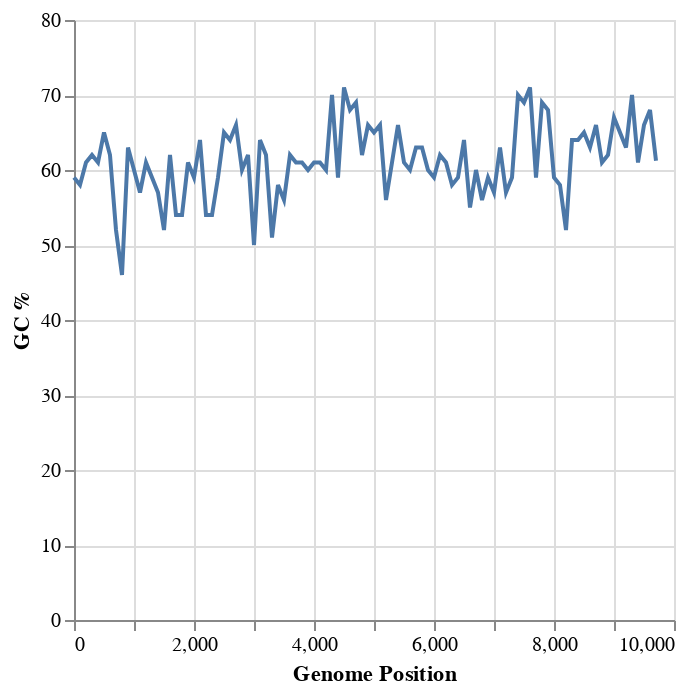

Write notebook code for a chart like this one.
### Markdown cell above
As a package built on web-centric tools like Javascript and the D3 library, Altair charts can be dynamic, as this tooltip example illustrates

### Code cell
dataframe = pd.DataFrame({'position': chunk_starts, 'gc_percentage': tb_gc_percentages})
alt.Chart(dataframe, width=300).mark_line().encode(
    x=alt.X('position', axis=alt.Axis(title='Genome Position')),
    y=alt.Y('gc_percentage', axis=alt.Axis(title='GC %')), tooltip='gc_percentage'
)

### Figure 1 — Vega-Lite specification as saved in the notebook (floating-point values rounded to 4 significant figures)
{"$schema": "https://vega.github.io/schema/vega-lite/v2.3.0.json", "config": {"view": {"height": 300, "width": 400}}, "data": {"values": [{"gc_percentage": 59, "position": 0}, {"gc_percentage": 58, "position": 100}, {"gc_percentage": 61, "position": 200}, {"gc_percentage": 62, "position": 300}, {"gc_percentage": 61, "position": 400}, {"gc_percentage": 65, "position": 500}, {"gc_percentage": 62, "position": 600}, {"gc_percentage": 52, "position": 700}, {"gc_percentage": 46, "position": 800}, {"gc_percentage": 63, "position": 900}, {"gc_percentage": 60, "position": 1000}, {"gc_percentage": 57, "position": 1100}, {"gc_percentage": 61, "position": 1200}, {"gc_percentage": 59, "position": 1300}, {"gc_percentage": 57, "position": 1400}, {"gc_percentage": 52, "position": 1500}, {"gc_percentage": 62, "position": 1600}, {"gc_percentage": 54, "position": 1700}, {"gc_percentage": 54, "position": 1800}, {"gc_percentage": 61, "position": 1900}, {"gc_percentage": 59, "position": 2000}, {"gc_percentage": 64, "position": 2100}, {"gc_percentage": 54, "position": 2200}, {"gc_percentage": 54, "position": 2300}, {"gc_percentage": 59, "position": 2400}, {"gc_percentage": 65, "position": 2500}, {"gc_percentage": 64, "position": 2600}, {"gc_percentage": 66, "position": 2700}, {"gc_percentage": 60, "position": 2800}, {"gc_percentage": 62, "position": 2900}, {"gc_percentage": 50, "position": 3000}, {"gc_percentage": 64, "position": 3100}, {"gc_percentage": 62, "position": 3200}, {"gc_percentage": 51, "position": 3300}, {"gc_percentage": 58, "position": 3400}, {"gc_percentage": 56, "position": 3500}, {"gc_percentage": 62, "position": 3600}, {"gc_percentage": 61, "position": 3700}, {"gc_percentage": 61, "position": 3800}, {"gc_percentage": 60, "position": 3900}, {"gc_percentage": 61, "position": 4000}, {"gc_percentage": 61, "position": 4100}, {"gc_percentage": 60, "position": 4200}, {"gc_percentage": 70, "position": 4300}, {"gc_percentage": 59, "position": 4400}, {"gc_percentage": 71, "position": 4500}, {"gc_percentage": 68, "position": 4600}, {"gc_percentage": 69, "position": 4700}, {"gc_percentage": 62, "position": 4800}, {"gc_percentage": 66, "position": 4900}, {"gc_percentage": 65, "position": 5000}, {"gc_percentage": 66, "position": 5100}, {"gc_percentage": 56, "position": 5200}, {"gc_percentage": 61, "position": 5300}, {"gc_percentage": 66, "position": 5400}, {"gc_percentage": 61, "position": 5500}, {"gc_percentage": 60, "position": 5600}, {"gc_percentage": 63, "position": 5700}, {"gc_percentage": 63, "position": 5800}, {"gc_percentage": 60, "position": 5900}, {"gc_percentage": 59, "position": 6000}, {"gc_percentage": 62, "position": 6100}, {"gc_percentage": 61, "position": 6200}, {"gc_percentage": 58, "position": 6300}, {"gc_percentage": 59, "position": 6400}, {"gc_percentage": 64, "position": 6500}, {"gc_percentage": 55, "position": 6600}, {"gc_percentage": 60, "position": 6700}, {"gc_percentage": 56, "position": 6800}, {"gc_percentage": 59, "position": 6900}, {"gc_percentage": 57, "position": 7000}, {"gc_percentage": 63, "position": 7100}, {"gc_percentage": 57, "position": 7200}, {"gc_percentage": 59, "position": 7300}, {"gc_percentage": 70, "position": 7400}, {"gc_percentage": 69, "position": 7500}, {"gc_percentage": 71, "position": 7600}, {"gc_percentage": 59, "position": 7700}, {"gc_percentage": 69, "position": 7800}, {"gc_percentage": 68, "position": 7900}, {"gc_percentage": 59, "position": 8000}, {"gc_percentage": 58, "position": 8100}, {"gc_percentage": 52, "position": 8200}, {"gc_percentage": 64, "position": 8300}, {"gc_percentage": 64, "position": 8400}, {"gc_percentage": 65, "position": 8500}, {"gc_percentage": 63, "position": 8600}, {"gc_percentage": 66, "position": 8700}, {"gc_percentage": 61, "position": 8800}, {"gc_percentage": 62, "position": 8900}, {"gc_percentage": 67, "position": 9000}, {"gc_percentage": 65, "position": 9100}, {"gc_percentage": 63, "position": 9200}, {"gc_percentage": 70, "position": 9300}, {"gc_percentage": 61, "position": 9400}, {"gc_percentage": 66, "position": 9500}, {"gc_percentage": 68, "position": 9600}, {"gc_percentage": 61.22, "position": 9700}]}, "encoding": {"tooltip": {"field": "gc_percentage", "type": "quantitative"}, "x": {"axis": {"title": "Genome Position"}, "field": "position", "type": "quantitative"}, "y": {"axis": {"title": "GC %"}, "field": "gc_percentage", "type": "quantitative"}}, "mark": "line", "width": 300}
